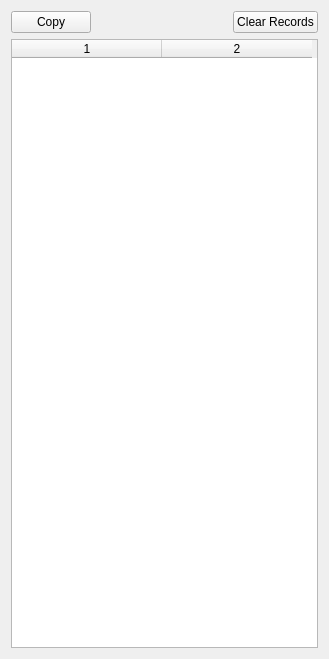
<?xml version="1.0" encoding="UTF-8"?>
<ui version="4.0">
 <class>PCali_WLenPowerTable</class>
 <widget class="QWidget" name="PCali_WLenPowerTable">
  <property name="geometry">
   <rect>
    <x>0</x>
    <y>0</y>
    <width>329</width>
    <height>659</height>
   </rect>
  </property>
  <property name="windowTitle">
   <string>Form</string>
  </property>
  <layout class="QVBoxLayout" name="verticalLayout">
   <item>
    <layout class="QHBoxLayout" name="horizontalLayout">
     <item>
      <widget class="QPushButton" name="pushButton_Copy">
       <property name="text">
        <string>Copy</string>
       </property>
      </widget>
     </item>
     <item>
      <spacer name="horizontalSpacer">
       <property name="orientation">
        <enum>Qt::Horizontal</enum>
       </property>
       <property name="sizeHint" stdset="0">
        <size>
         <width>40</width>
         <height>20</height>
        </size>
       </property>
      </spacer>
     </item>
     <item>
      <widget class="QPushButton" name="pushButton_Clear">
       <property name="text">
        <string>Clear Records</string>
       </property>
      </widget>
     </item>
    </layout>
   </item>
   <item>
    <widget class="QTableWidget" name="tableWidget_WLen_Power">
     <property name="sizeAdjustPolicy">
      <enum>QAbstractScrollArea::AdjustToContents</enum>
     </property>
     <property name="editTriggers">
      <set>QAbstractItemView::NoEditTriggers</set>
     </property>
     <property name="alternatingRowColors">
      <bool>true</bool>
     </property>
     <property name="selectionMode">
      <enum>QAbstractItemView::ContiguousSelection</enum>
     </property>
     <property name="sortingEnabled">
      <bool>true</bool>
     </property>
     <property name="columnCount">
      <number>2</number>
     </property>
     <attribute name="horizontalHeaderDefaultSectionSize">
      <number>150</number>
     </attribute>
     <attribute name="horizontalHeaderShowSortIndicator" stdset="0">
      <bool>true</bool>
     </attribute>
     <column/>
     <column/>
    </widget>
   </item>
  </layout>
 </widget>
 <resources/>
 <connections/>
</ui>
